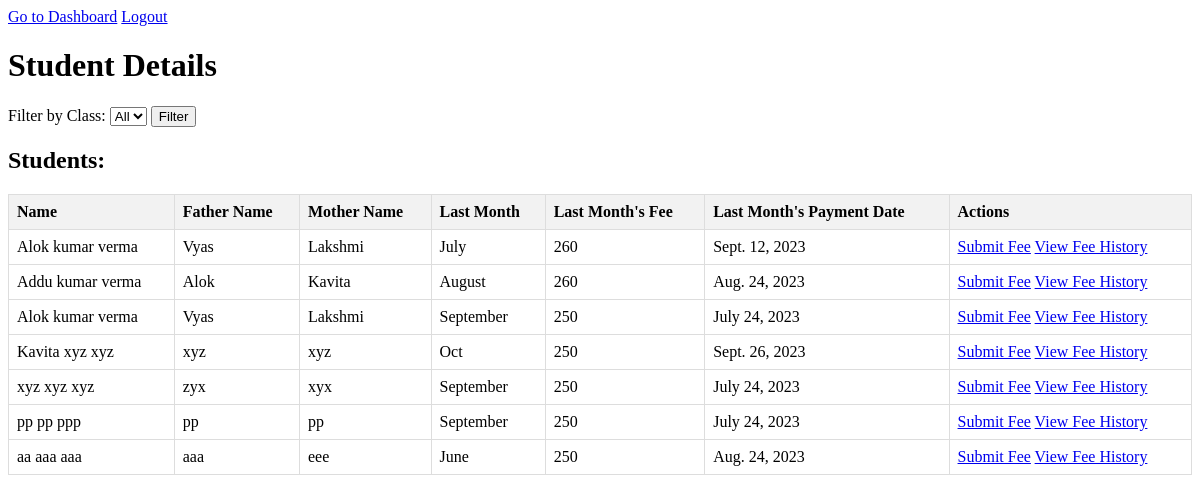
/fee_management/fee/ (signed in), run on an earlier commit of the app's database.
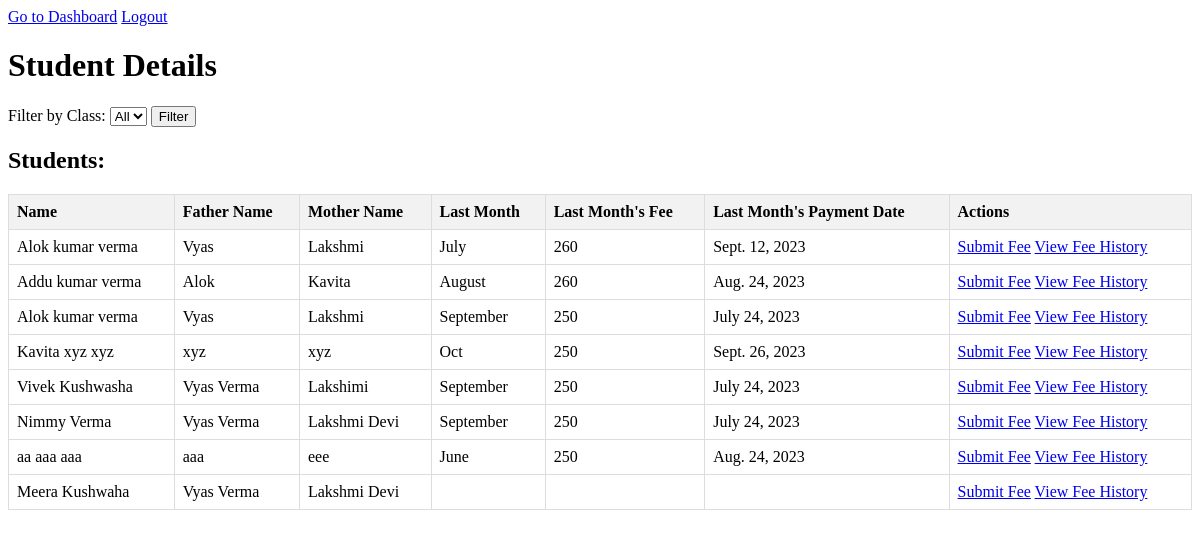
And on a later commit of the database.
### admissions/models.py (models this page shows, shortened)
class Admission(models.Model):
    first_name = models.CharField(max_length=100)
    middle_name = models.CharField(max_length=100, blank=True)
    last_name = models.CharField(max_length=100, blank=True)
    father_name = models.CharField(max_length=100)
    mother_name = models.CharField(max_length=100)
    date_of_birth = models.DateField()
    aadhar_card = models.CharField(max_length=16)
    photo = models.ImageField(upload_to='photos/')
    previous_school = models.TextField()
    address = models.TextField()
    caste = models.CharField(max_length=50)
    admission_class = models.CharField(max_length=50)
    admission_date = models.DateField(auto_now_add=True)
    mobile_number = models.CharField(max_length=15)
    subjects = models.CharField(max_length=100, blank=True, null=True)

### fee_management/views.py (the view)
# urls.py: path('fee/', views.fee_detail, name='fee_detail'),
@login_required
def fee_detail(request):
    class_choices = Admission.objects.values_list('admission_class', flat=True).distinct()
    selected_class = request.GET.get('class_filter')  # Get the selected class from the query parameter
    if selected_class:
        class_students = Admission.objects.filter(admission_class=selected_class)
        print(class_students)
    else:
        class_students = Admission.objects.all()
    last_month_fees = Fee.objects.filter(student__in=Admission.objects.all()).values('student').annotate(last_month=Max('month'), last_month_amount=Max('amount'), last_month_payment_date=Max('payment_date'))
    last_month_fee_dict = {}
    for fee in last_month_fees:
        student_id = fee['student']
        last_month_fee_dict[student_id] = {
            'last_month': fee['last_month'],
            'last_month_amount': fee['last_month_amount'],
            'last_month_payment_date': fee['last_month_payment_date']
        }
    last_month_fee_list = []
    for student in class_students:
        student_id = student.id
        last_month_data = last_month_fee_dict.get(student_id, {})
        last_month_fee_list.append((student, last_month_data))
    return render(request, 'fee_management/fee_detail.html', {'class_students': class_students, 'class_choices': class_choices, 'selected_class': selected_class, 'last_month_fee_list': last_month_fee_list,})

### fee_management/templates/fee_management/fee_detail.html (shortened to what this page needs)
<!DOCTYPE html>
<a href="{% url 'dashboard' %}">Go to Dashboard</a>
<a href="{% url 'logout' %}">Logout</a>
<html lang="en">
<head>
</head>
<body>
    <h1>Student Details</h1>
    <form method="get">
        <label for="class_filter">Filter by Class:</label>
        <select id="class_filter" name="class_filter">
            <option value="">All</option>
        </select>
        <button type="submit">Filter</button>
    </form>
    {% if class_students %}
    <h2>Students:</h2>
    <table>
        <thead>
            <tr>
                <th>Name</th>
                <th>Father Name</th>
                <th>Mother Name</th>
                <th>Last Month</th>
                <th>Last Month's Fee</th>
                <th>Last Month's Payment Date</th>
                <th>Actions</th>
            </tr>
        </thead>
        <tbody>
            {% for student, last_month_data in last_month_fee_list %}
            <tr>
                <td>{{ student.first_name }} {{ student.middle_name }} {{ student.last_name }} </td>
                <td>{{ student.father_name }}</td>
                <td>{{ student.mother_name }}</td>
                <td>{{ last_month_data.last_month }}</td>
                <td>{{ last_month_data.last_month_amount }}</td>
                <td>{{ last_month_data.last_month_payment_date }}</td>
                <td>
                    <a href="{% url 'fee_submission' student.id %}">Submit Fee</a>
                    <a href="{% url 'fee_history' student.id %}">View Fee History</a>
                </td>
            </tr>
            {% endfor %}
        </tbody>
    </table>
    {% else %}
    <p>No students found.</p>
    {% endif %}
</body>
</html>

What changed in the data, as far as the page shows it:
changed Admission: first_name "xyz" → "Vivek"; middle_name "xyz" → "Kushwasha"; father_name "zyx" → "Vyas Verma"; mother_name "xyx" → "Lakshimi"; last_name "xyz" → (not shown)
changed Admission: first_name "pp" → "Nimmy"; last_name "ppp" → "Verma"; father_name "pp" → "Vyas Verma"; mother_name "pp" → "Lakshmi Devi"; middle_name "pp" → (not shown)
added Admission: first_name "Meera", last_name "Kushwaha", father_name "Vyas Verma", mother_name "Lakshmi Devi"
